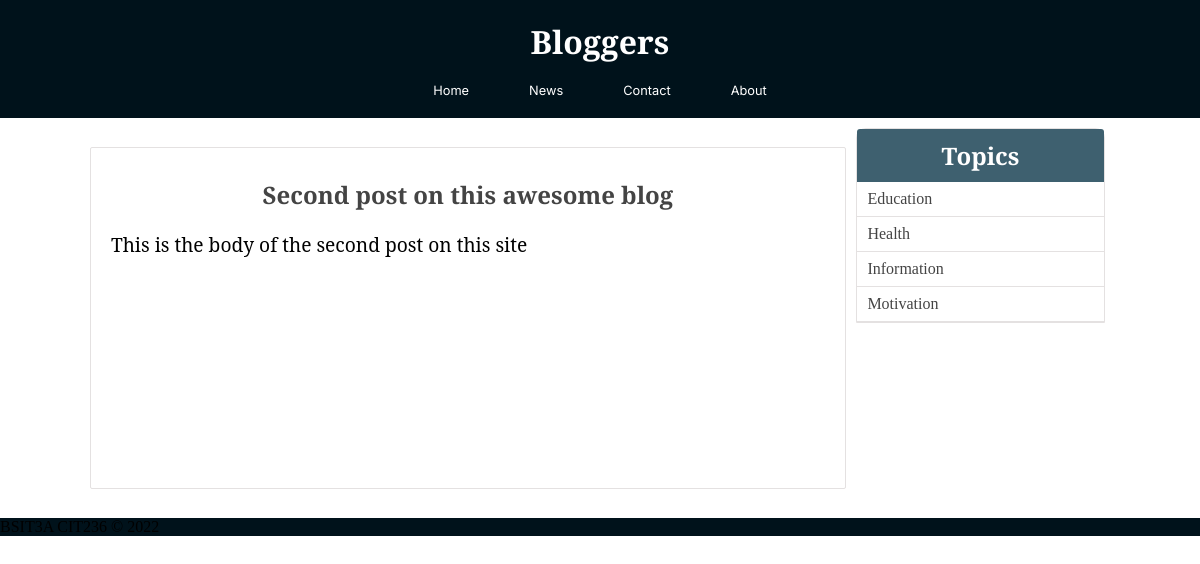
The page /blog/single_post.php?post-slug=second-post-on-this-awesome-blog on the database its author committed.
### tables this page shows
CREATE TABLE `posts` (
  `id` int(11) NOT NULL,
  `user_id` int(11) DEFAULT NULL,
  `title` varchar(255) NOT NULL,
  `slug` varchar(255) NOT NULL,
  `views` int(11) NOT NULL DEFAULT 0,
  `image` longblob DEFAULT NULL,
  `body` text NOT NULL,
  `published` tinyint(1) NOT NULL,
  `created_at` timestamp NOT NULL DEFAULT current_timestamp() ON UPDATE current_timestamp(),
  `updated_at` timestamp NOT NULL DEFAULT '0000-00-00 00:00:00'
);

CREATE TABLE `topics` (
  `id` int(11) NOT NULL,
  `name` varchar(255) NOT NULL,
  `slug` varchar(255) NOT NULL
);

### blog/includes/public_functions.php (called while the page is built, shortened)
<?php
function getPostTopic($post_id){
	global $conn;
	$sql = "SELECT * FROM topics WHERE id=
			(SELECT topic_id FROM post_topic WHERE post_id=$post_id) LIMIT 1";
	$result = mysqli_query($conn, $sql);
	$topic = mysqli_fetch_assoc($result);
	return $topic;
}
function getPost($slug){
	global $conn;
	$post_slug = $_GET['post-slug'];
	$sql = "SELECT * FROM posts WHERE slug='$post_slug' AND published=true";
	$result = mysqli_query($conn, $sql);
	$post = mysqli_fetch_assoc($result);
	if ($post) {
		$post['topic'] = getPostTopic($post['id']);
	}
	return $post;
}
function getAllTopics()
{
	global $conn;
	$sql = "SELECT * FROM topics";
	$result = mysqli_query($conn, $sql);
	$topics = mysqli_fetch_all($result, MYSQLI_ASSOC);
	return $topics;
}
?>

### blog/single_post.php (the view, shortened to what this page needs)
<?php  include('config.php'); ?>
<?php  include('includes/public_functions.php'); ?>
<?php
	if (isset($_GET['post-slug'])) {
		$post = getPost($_GET['post-slug']);
	}
	$topics = getAllTopics();
?>
<?php include('includes/head_section.php'); ?>
<body>
	<div class="container single-post">
			<?php include( ROOT_PATH . '/includes/navbar-opaque.php'); ?>
		<div class="content" >
			<div class="post-wrapper">
				<div class="full-post-div">
				<?php if ($post['published'] == false): ?>
					<h2 class="post-title">Sorry... This post has not been published</h2>
				<?php else: ?>
					<h2 class="post-title"><?php echo $post['title']; ?></h2>
					<div class="post-body-div">
						<?php echo html_entity_decode($post['body']); ?>
					</div>
				<?php endif ?>
				</div>
			</div>
			<div class="post-sidebar">
				<div class="card">
					<div class="card-header">
						<h2>Topics</h2>
					</div>
					<div class="card-content">
						<?php foreach ($topics as $topic): ?>
							<a
								href="<?php echo BASE_URL . 'filtered_posts.php?topic=' . $topic['id'] ?>">
								<?php echo $topic['name']; ?>
							</a>
						<?php endforeach ?>
					</div>
				</div>
			</div>
		</div>
	</div>
	<?php include( ROOT_PATH . '/includes/footer.php'); ?>
</body>

### blog/static/css/public_styles.css (style rules this page uses)
* { margin: 0px; padding: 0px; }
body { position: relative; margin: 0; padding-bottom: 6rem; min-height: 100%; }
h1, h2, h3, h4, h5, h6 { color: #444; font-family: "Averia Serif Libre", cursive; }
a { text-decoration: none; }
.container { width: 100%; margin: 0px auto; }
.single-post .content { margin-top: 80px; margin: auto; width: 90%; }
.content { display: flex; justify-content: center; align-items: center; flex-wrap: wrap; width: 100%; border-radius: 5px; min-height: 400px; }
.content:after { content: ""; display: block; clear: both; }
.content .post-wrapper { width: 70%; min-height: 250px; }
.full-post-div { min-height: 300px; padding: 20px; border: 1px solid #e4e1e1; border-radius: 2px; }
.full-post-div h2.post-title { margin: 10px auto 20px; text-align: center; }
.post-body-div { font-family: "Noto Serif", serif; font-size: 1.2em; }
.post-sidebar { width: 24%; float: left; margin-left: 5px; min-height: 400px; }
.post-sidebar .card { width: 95%; margin: 10px auto; border: 1px solid #e4e1e1; border-radius: 10px 10px 0px 0px; }
.post-sidebar .card .card-header { padding: 10px; text-align: center; border-radius: 3px 3px 0px 0px; background: #3e606f; }
.post-sidebar .card .card-header h2 { color: white; }
.post-sidebar .card .card-content a { display: block; box-sizing: border-box; padding: 8px 10px; border-bottom: 1px solid #e4e1e1; color: #444; }

### rows shown on the page
posts: title "Second post on this awesome blog", body "This is the body of the second post on this site"
topics: name "Education"
topics: name "Health"
topics: name "Information"
topics: name "Motivation"
